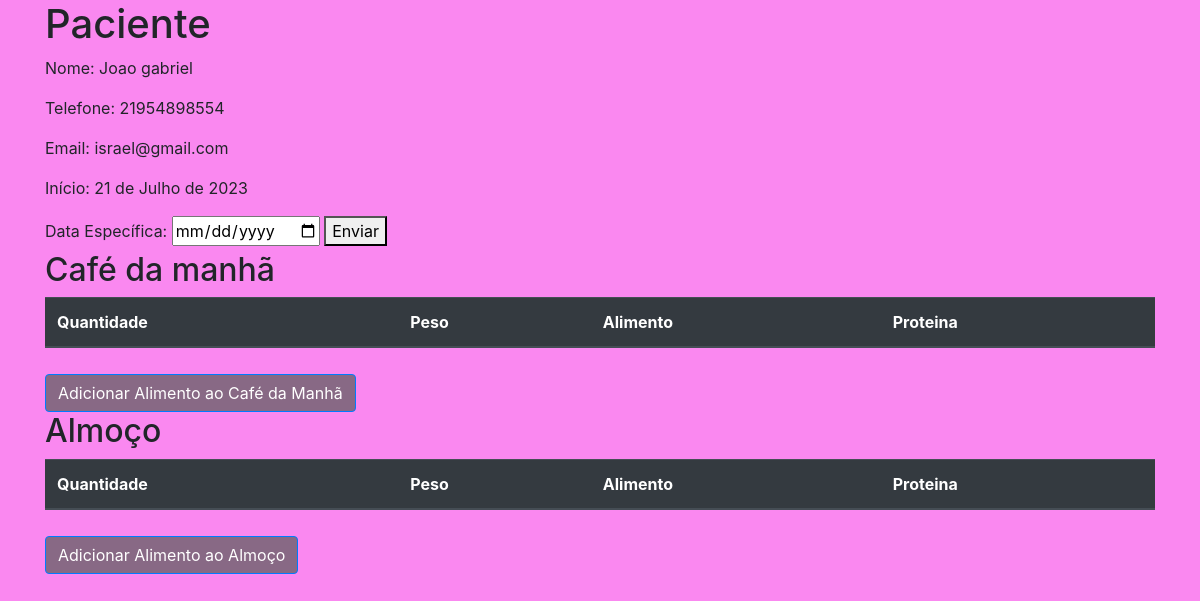
Page /paciente/1 on the committed database.
### dietas_app/models.py (models this page shows)
class Base(models.Model):
    criado = models.DateField('Criação', auto_now_add=True)
    modificado = models.DateField('Atualização', auto_now=True)
    ativo = models.BooleanField('Ativo?', default=True )
    class Meta:
        abstract = True

class Paciente(Base):
    nome = models.CharField('nome', max_length=100)
    telefone = models.CharField('Telefone', max_length=20)
    email = models.EmailField('E-mail')
    def __str__(self):
        return self.nome

### dietas_app/views.py (the view)
# urls.py: path('paciente/<int:pk>', paciente, name='paciente'),
def paciente(request, pk):
    paciente_form = Paciente.objects.get(id=pk)
    paciente = Paciente.objects.get(id=pk)
    data_especifica = None  # Defina um valor padrão para data_especifica
    if request.method == 'POST':
        data_especifica = request.POST.get('data_especifica')
        try:
            data_especifica = parse_date(data_especifica)
        except:
            data_especifica = None
        form = DietasForm(request.POST)
        if form.is_valid():
            form.instance.paciente = paciente
            form.save()
            return redirect('paciente', pk=pk)
    else:
        form = DietasForm(initial={'paciente': paciente})
    cafe_manha = Dietas.objects.filter(Q(refeicoes__refeicoes__icontains='café da manha') & Q(paciente__nome=paciente_form.nome) & Q(criado__exact=data_especifica))
    almoco = Dietas.objects.filter(Q(refeicoes__refeicoes__icontains='almoço') & Q(paciente__nome=paciente_form.nome) & Q(criado__exact=data_especifica))
    total_proteina_cafe_manha = sum(d.alimento.proteina * d.quantidade for d in cafe_manha)
    total_proteina_cafe_manha = round(total_proteina_cafe_manha, 3)
    total_proteina_almoco = sum(d.alimento.proteina * d.quantidade for d in almoco)
    total_proteina_almoco = round(total_proteina_almoco, 3)
    total_proteina = total_proteina_cafe_manha + total_proteina_almoco
    context = {
        'paciente_form': paciente_form,
        'cafe_manha': cafe_manha,
        'almoco': almoco,
        'total_proteina': total_proteina,
        'form': form,
        'paciente': paciente,
    }
    return render(request, 'paciente.html', context)

### dietas_app/forms.py
class DietasForm(forms.ModelForm):
    class Meta:
        model = Dietas
        fields = ['refeicoes','paciente', 'quantidade', 'alimento']

### dietas_app/models.py (called while the page is built)
    def __str__(self) -> str:
        return self.nome

    def __str__(self) -> str:
        return f'{self.refeicoes}'

### dietas_app/templates/paciente.html (shortened to what this page needs)
{% load static %}
<!DOCTYPE html>
<html lang="pt-br">
<head>
    <link rel="stylesheet" href="https://maxcdn.bootstrapcdn.com/bootstrap/4.5.2/css/bootstrap.min.css">
    <link rel="stylesheet" href="{% static 'css/style.css' %}">
</head>
<body>
    <div class="container">
        <h1>Paciente</h1>
        <p>Nome: {{ paciente_form.nome }}</p>
        <p>Telefone: {{ paciente_form.telefone }}</p>
        <p>Email: {{ paciente_form.email }}</p>
        <p>Início: {{ paciente_form.modificado }}</p>
        <form method="post" action="{% url 'paciente' pk=paciente.id %}">
            <label for="data_especifica">Data Específica:</label>
            <input type="date" id="data_especifica" name="data_especifica">
            <button type="submit">Enviar</button>
        </form>
        <h2>Café da manhã</h2>
        <table class="table table-dark">
            <thead>
                <tr>
                    <th scope="col">Quantidade</th>
                    <th scope="col">Peso</th>
                    <th scope="col">Alimento</th>
                    <th scope="col">Proteina</th>
                </tr>
            </thead>
        </table>
        <button type="button" class="btn btn-primary" data-toggle="modal" data-target="#modalCafeManha">
            Adicionar Alimento ao Café da Manhã
        </button>
        <h2>Almoço</h2>
        <table class="table table-dark">
            <thead>
                <tr>
                    <th scope="col">Quantidade</th>
                    <th scope="col">Peso</th>
                    <th scope="col">Alimento</th>
                    <th scope="col">Proteina</th>
                </tr>
            </thead>
        </table>
        <button type="button" class="btn btn-primary" data-toggle="modal" data-target="#modalAlmoco">
            Adicionar Alimento ao Almoço
        </button>
    </div>
</body>
</html>

### dietas_app/static/css/style.css (style rules this page uses)
body { background-color:rgb(250, 136, 240); }
.btn { margin-top: 10px; background-color: rgb(136, 105, 133); color: white; }

### rows in the picture
Paciente: nome "Joao gabriel", telefone "21954898554", email "israel@gmail.com", modificado "21 de Julho de 2023"
